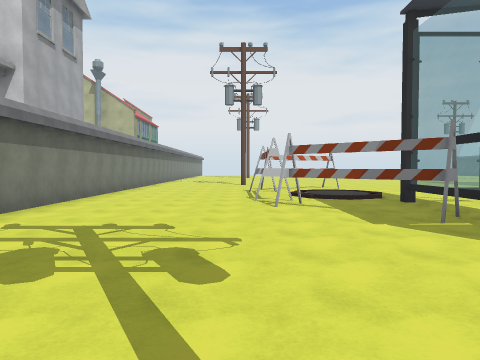
view 1 (above)

23 first-person views from a walk through a 3-D level made in the Unity game engine. The camera is 1.5 m above the floor, tilts 2° down and sees 70° across. The floor is counted in squares, 2 m on a side. Each view is taken from the middle of a square. On the plan, view 1 faces up. The plan holds only what a view shows up to about 11 squares ahead; the rest is blank. The place goes on beyond the plan. Some animated figures are left out. Some surface patterns are stand-ins.

view 2
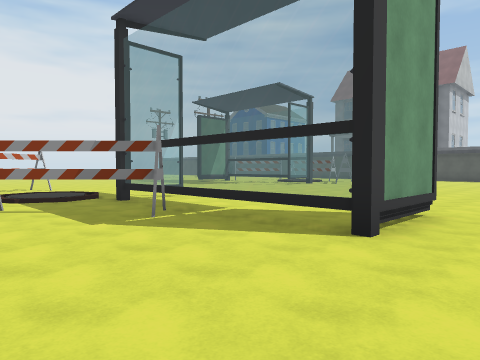

view 3
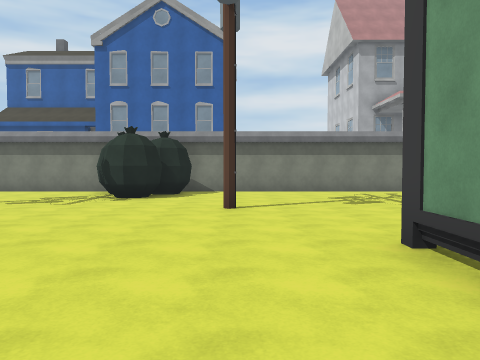

view 4
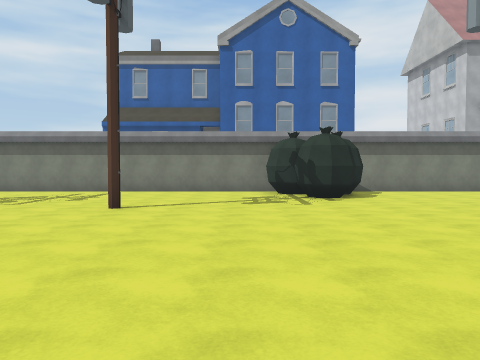

view 5
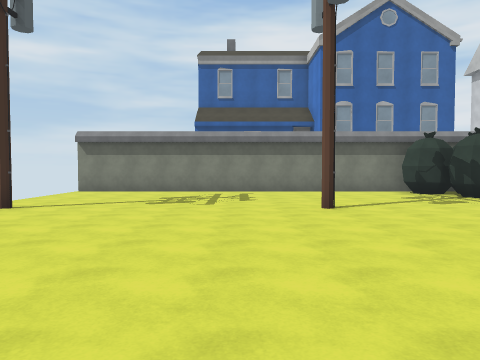

view 6
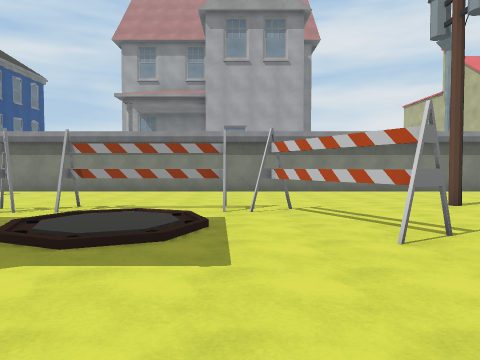

view 7
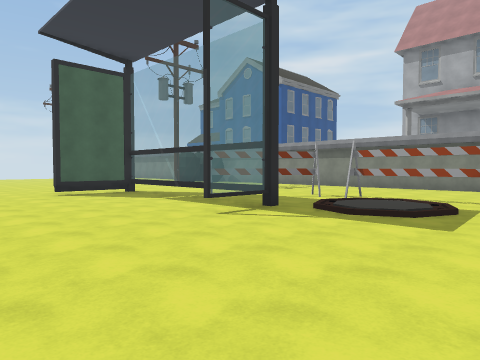

view 8
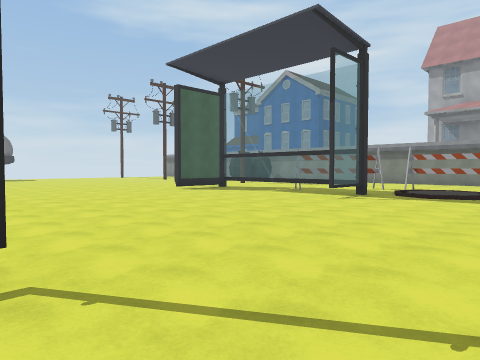

view 9
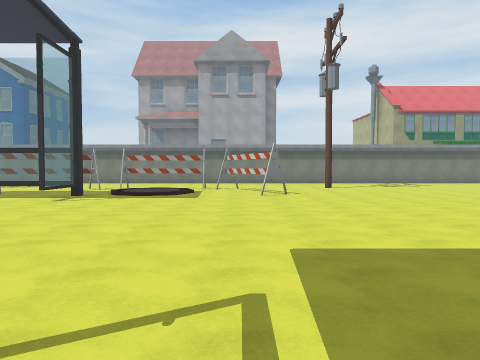

view 10
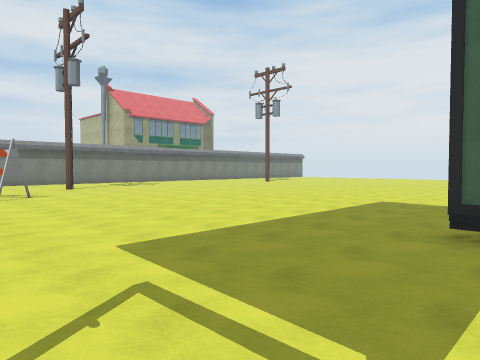

view 11
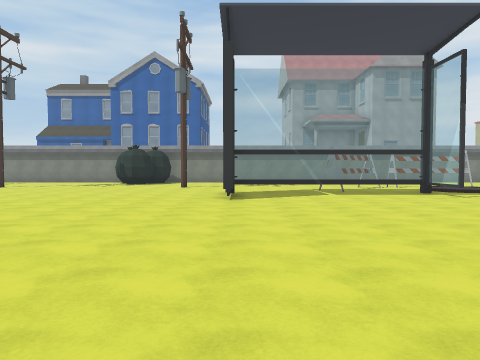

view 12
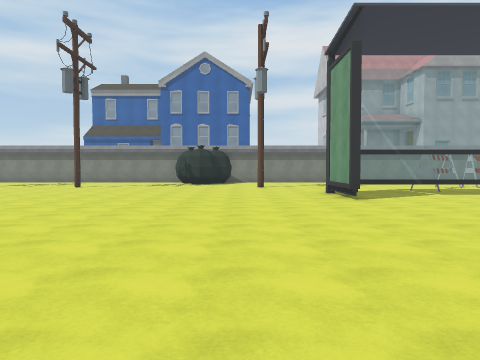

view 13
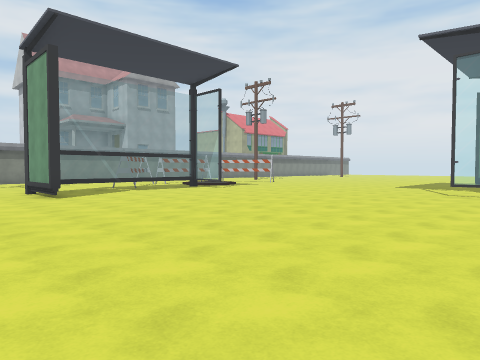

view 14
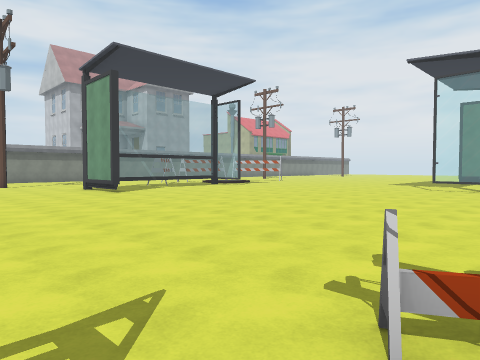

view 15
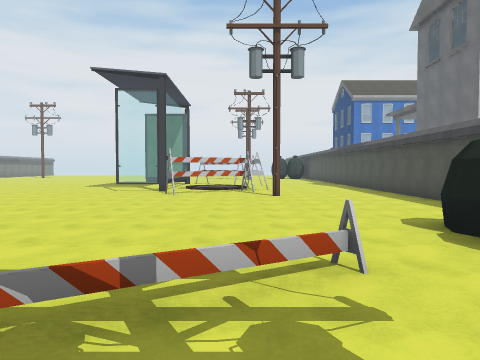

view 16
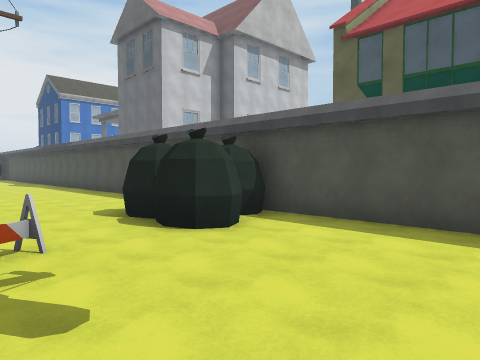

view 17
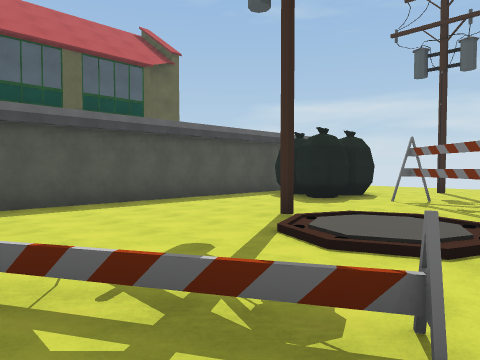

view 18
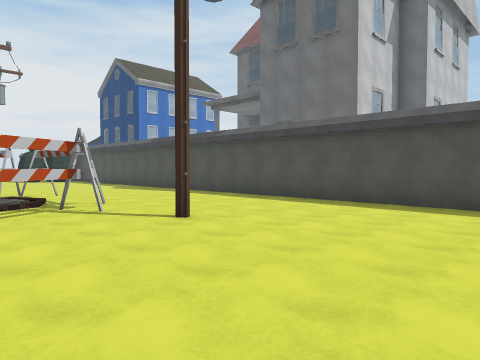

view 19
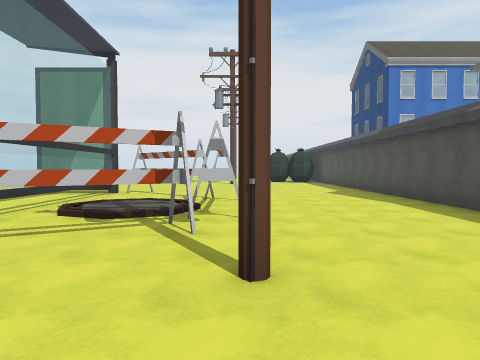

view 20
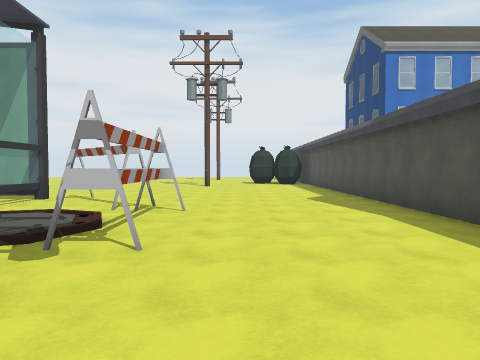

view 21
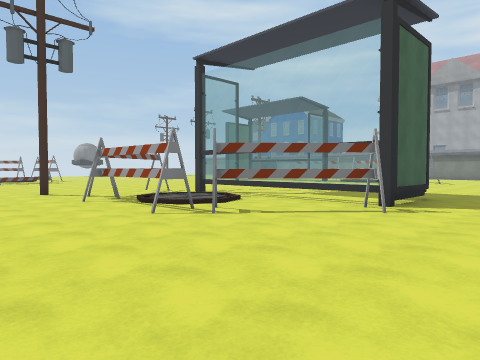

view 22
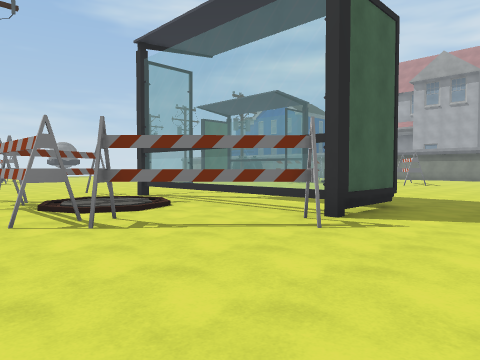

view 23
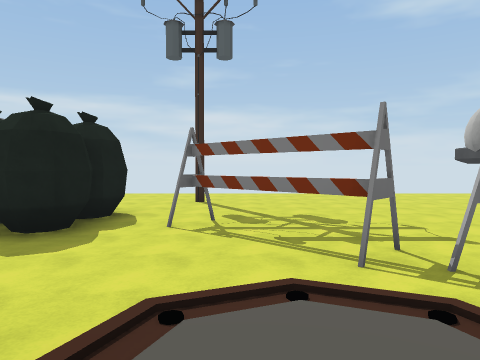

### Floor plan
Key: @ floor where view 1 was taken; # wall or solid block; x gap in a wall; . main floor; : floor 0.25 m higher than the main floor; / step, stairs or slope; = window, fence, low wall or low ledge; O other object.
Columns run from 6 left of view 1 to 25 right of it. Each row starts with its distance up from view 1.
 18   #.    ..........  .........#
 17   #...  .....................#
 16   #.... .....................#
 15   #...#...........##xO.......# O
 14   #.................=.O......# O
 13   #......O..........=..OO....# O
 12   #....OO...........=/:/O....# O
 11   #....O............=/:/O....#
 10   #....O.:..........=./.O....#
  9 O #....O  /........=..OO.....#
  8 O #....O./.=.........O.......#
  7 O #....O..=.............#....#
  6 O #.....O.=..................#
  5   #......O...................#
  4   #.......=..................#
  3   #.......=.................
  2   #.......=#..............OO
  1   #.......................OOO
  0   #...@#................O.OO.#
 -1   #...................OO.....#
 -2   #OO........................#
 -3   ##O................O//.....#
 -4   #O.............    O :/....#
 -5   #.............     O//#....#
 -6   #...........       .O......#
 -7   #....#.....       ..OO..O..#
 -8   #..........      .....OOOO.#
 -9   #...........     ......O
-10   #..........     .........
-11   #.........      ......#..
-12   #.......       ..........
-13   #....#.       ... .......
-14   x....         ... .......

Positions as (right, up) in squares from view 1, and headings:
1: (0, 0), facing up
2: (0, 0), facing up-right
3: (7, 0), facing left
4: (7, -5), facing left
5: (7, -9), facing left
6: (7, 11), facing left
7: (9, 12), facing down-left
8: (13, 12), facing down-left
9: (13, 12), facing left
10: (13, 11), facing up-left
11: (14, 2), facing left
12: (14, -1), facing left
13: (15, -1), facing up-left
14: (16, -3), facing up-left
15: (17, -3), facing up
16: (17, -4), facing up-right
17: (15, 0), facing down-right
18: (15, 3), facing up-right
19: (18, 5), facing up
20: (19, 7), facing up
21: (21, 18), facing down-left
22: (19, 18), facing down-left
23: (17, -3), facing down
